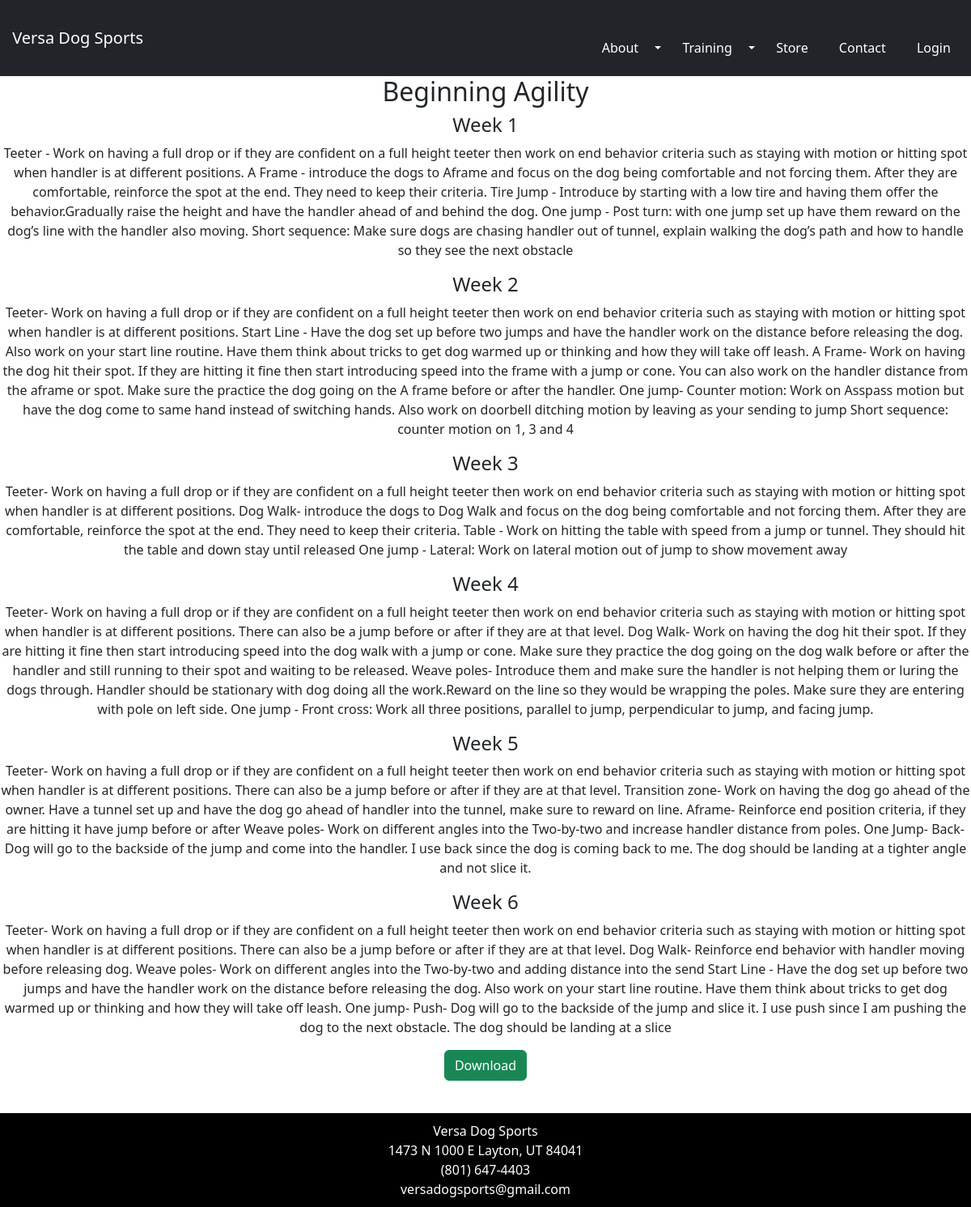
The app's page /agilityclasses/details/4 with its own data.
### dog/models.py (models this page shows, shortened)
class AgilityClass(models.Model):
    agilityclass_name = models.CharField(max_length=200)
    agilityclass_description = models.CharField(max_length=1000)
    agilityclass_price = models.FloatField()
    agilityclass_length = models.CharField(max_length=50)
    agilityclass_image = models.CharField(max_length=500, default="https://classroomclipart.com/image/static7/preview2/cartoon-dog-sitting-down-with-a-black-nose-outline-57221.jpg")
    agilityclass_week1 = models.CharField(max_length=10000, default="")
    agilityclass_week2 = models.CharField(max_length=10000, default="")
    agilityclass_week3 = models.CharField(max_length=10000, default="")
    agilityclass_week4 = models.CharField(max_length=10000, default="")
    agilityclass_week5 = models.CharField(max_length=10000, default="")
    agilityclass_week6 = models.CharField(max_length=10000, default="")

### dog/views.py (the view)
# urls.py: path('agilityclasses/details/<int:id>', views.agility_detail, name="agility_detail"),
def agility_detail(request, id):
    agility = AgilityClass.objects.get(pk=id)
    context ={
        'agility':agility
    }
    return render(request,'dog/agilityclass_detail.html', context)

### dog/templates/dog/agilityclass_detail.html (shortened to what this page needs)
{% extends 'dog/base.html' %}
    {% block body %}
        <div class="details">
                        <div >
                           <h2>{{agility.agilityclass_name}}</h2>
                       </div>
                       <div >
                           <h4>Week 1</h4>
                       </div>
                       <div >
                           <p>{{agility.agilityclass_week1}}</p>
                       </div>
                       <div >
                           <h4>Week 2</h4>
                       </div>
                       <div >
                           <p>{{agility.agilityclass_week2}}</p>
                       </div>
                       <div >
                           <h4>Week 3</h4>
                       </div>
                       <div >
                           <p>{{agility.agilityclass_week3}}</p>
                       </div>
                       <div >
                           <h4>Week 4</h4>
                       </div>
                       <div >
                           <p>{{agility.agilityclass_week4}}</p>
                       </div>
                       <div >
                           <h4>Week 5</h4>
                       </div>
                       <div >
                           <p>{{agility.agilityclass_week5}}</p>
                       </div>
                       <div >
                           <h4>Week 6</h4>
                       </div>
                       <div >
                           <p>{{agility.agilityclass_week6}}</p>
                       </div>
                       <div >
                           <a href= "#" class="btn btn-success">Download</a>
                       </div>
        </div>
{% endblock %}

### dog/templates/dog/base.html (shortened to what this page needs)
{% load static %}
<!DOCTYPE html>
<html lang="en">
<head>
    <link rel="stylesheet" href="https://cdn.jsdelivr.net/npm/bootstrap@5.3.2/dist/css/bootstrap.min.css" rel="stylesheet">
    <link rel="stylesheet" href="{% static 'dog/style.css' %}">
</head>
<body>
    <nav class="navbar navbar-dark bg-dark">
        <a class="navbar-brand" href="{% url 'dog:about'%} ">&ensp; Versa Dog Sports</a>
        <div class="navbar">
            <li class="nav-item">
                <div class="dropdown">
                    <a class="btn dropdown-toggle" style="color: white;" role="button" data-bs-toggle="dropdown" aria-expanded="false">
                        About &ensp;
                    </a>
                </div>
            </li>
            <li class="nav-item">
                <div class="dropdown">
                    <a class="btn dropdown-toggle" style="color: white;" role="button" data-bs-toggle="dropdown" aria-expanded="false">
                        Training &ensp;
                    </a>
                </div>
            </li>
            <li class="nav-item">
                <div >
                    <a class="btn " href="{% url 'dog:products'%} " style="color: white;" role="button" >
                        Store &ensp;
                    </a>
                </div>
            </li>
            {% if user.is_authenticated %}
            <li class="nav-item">
                <div >
                    <a class="btn " href="{% url 'dog:contact_list'%} " style="color: white;" role="button" >
                        Messages &ensp;
                    </a>
                </div>
            </li>
            <li class="nav-item">
                <div >
                    <a class="btn " href="{% url 'logout'%} " style="color: white;" role="button" >
                        Logout &ensp;
                    </a>
                </div>
            </li>
            {% else %}
            <li class="nav-item">
                <div >
                    <a class="btn " href="{% url 'dog:contact'%} " style="color: white;" role="button" >
                        Contact &ensp;
                    </a>
                </div>
            </li>
            <li class="nav-item">
                <div >
                    <a class="btn " href="{% url 'login'%} " style="color: white;" role="button" >
                        Login &ensp;
                    </a>
                </div>
            </li>
            {% endif %}
        </div>
    </nav>
{% block body %}
{% endblock %}
</body>
<footer>
<div>Versa Dog Sports </div>
<div>1473 N 1000 E Layton, UT 84041</div>
<div>(801) 647-4403</div>
<div>versadogsports@gmail.com</div>
</footer>
</html>

### dog/static/dog/style.css (style rules this page uses)
body { text-align: center; }
footer { color: white; background-color: black; position: relative; bottom: 0; width: 100%; padding-top: 10px; padding-bottom: 10px; margin-top: 40px; }

### records on screen
AgilityClass: agilityclass_name "Beginning Agility", agilityclass_week1 "Teeter - Work on having a full drop or if they are confident on a full height teeter then work on end behavior criteria such as staying with motion or hitting spot when handler is at different positions. A Frame - introduce the dogs to Aframe and focus on the dog being comfortable and not forcing them. After they are comfortable, reinforce the spot at the end. They need to keep their criteria. Tire Jump - Introduce by starting with a low tire and having them offer the behavior.Gradually raise the height and have the handler ahead of and behind the dog. One jump - Post turn: with one jump set up have them reward on the dog’s line with the handler also moving. Short sequence: Make sure dogs…", agilityclass_week2 "Teeter- Work on having a full drop or if they are confident on a full height teeter then work on end behavior criteria such as staying with motion or hitting spot when handler is at different positions. Start Line - Have the dog set up before two jumps and have the handler work on the distance before releasing the dog. Also work on your start line routine. Have them think about tricks to get dog warmed up or thinking and how they will take off leash. A Frame- Work on having the dog hit their spot. If they are hitting it fine then start introducing speed into the frame with a jump or cone. You can also work on the handler distance from the aframe or spot. Make sure the practice the dog going…", agilityclass_week3 "Teeter- Work on having a full drop or if they are confident on a full height teeter then work on end behavior criteria such as staying with motion or hitting spot when handler is at different positions. Dog Walk- introduce the dogs to Dog Walk and focus on the dog being comfortable and not forcing them. After they are comfortable, reinforce the spot at the end. They need to keep their criteria. Table - Work on hitting the table with speed from a jump or tunnel. They should hit the table and down stay until released One jump - Lateral: Work on lateral motion out of jump to show movement away", agilityclass_week4 "Teeter- Work on having a full drop or if they are confident on a full height teeter then work on end behavior criteria such as staying with motion or hitting spot when handler is at different positions. There can also be a jump before or after if they are at that level. Dog Walk- Work on having the dog hit their spot. If they are hitting it fine then start introducing speed into the dog walk with a jump or cone. Make sure they practice the dog going on the dog walk before or after the handler and still running to their spot and waiting to be released. Weave poles- Introduce them and make sure the handler is not helping them or luring the dogs through. Handler should be stationary with dog…", agilityclass_week5 "Teeter- Work on having a full drop or if they are confident on a full height teeter then work on end behavior criteria such as staying with motion or hitting spot when handler is at different positions. There can also be a jump before or after if they are at that level. Transition zone- Work on having the dog go ahead of the owner. Have a tunnel set up and have the dog go ahead of handler into the tunnel, make sure to reward on line. Aframe- Reinforce end position criteria, if they are hitting it have jump before or after Weave poles- Work on different angles into the Two-by-two and increase handler distance from poles. One Jump- Back- Dog will go to the backside of the jump and come into…", agilityclass_week6 "Teeter- Work on having a full drop or if they are confident on a full height teeter then work on end behavior criteria such as staying with motion or hitting spot when handler is at different positions. There can also be a jump before or after if they are at that level. Dog Walk- Reinforce end behavior with handler moving before releasing dog. Weave poles- Work on different angles into the Two-by-two and adding distance into the send Start Line - Have the dog set up before two jumps and have the handler work on the distance before releasing the dog. Also work on your start line routine. Have them think about tricks to get dog warmed up or thinking and how they will take off leash. One jump-…"
